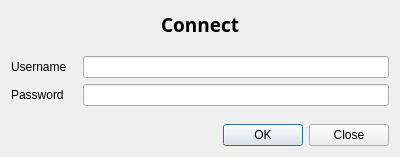
<?xml version="1.0" encoding="UTF-8"?>
<ui version="4.0">
 <class>Dialog</class>
 <widget class="QDialog" name="Dialog">
  <property name="geometry">
   <rect>
    <x>0</x>
    <y>0</y>
    <width>400</width>
    <height>148</height>
   </rect>
  </property>
  <property name="windowTitle">
   <string>Connect</string>
  </property>
  <layout class="QVBoxLayout" name="main_layout">
   <item>
    <widget class="QLabel" name="title_lbl">
     <property name="sizePolicy">
      <sizepolicy hsizetype="Preferred" vsizetype="Fixed">
       <horstretch>0</horstretch>
       <verstretch>0</verstretch>
      </sizepolicy>
     </property>
     <property name="font">
      <font>
       <family>Droid Sans</family>
       <pointsize>14</pointsize>
       <weight>75</weight>
       <bold>true</bold>
      </font>
     </property>
     <property name="text">
      <string>Connect</string>
     </property>
     <property name="alignment">
      <set>Qt::AlignCenter</set>
     </property>
    </widget>
   </item>
   <item>
    <spacer name="form_spacer">
     <property name="orientation">
      <enum>Qt::Vertical</enum>
     </property>
     <property name="sizeType">
      <enum>QSizePolicy::Fixed</enum>
     </property>
     <property name="sizeHint" stdset="0">
      <size>
       <width>20</width>
       <height>12</height>
      </size>
     </property>
    </spacer>
   </item>
   <item>
    <layout class="QFormLayout" name="form_layout">
     <property name="fieldGrowthPolicy">
      <enum>QFormLayout::AllNonFixedFieldsGrow</enum>
     </property>
     <property name="horizontalSpacing">
      <number>16</number>
     </property>
     <item row="0" column="0">
      <widget class="QLabel" name="username_lbl">
       <property name="text">
        <string>Username</string>
       </property>
      </widget>
     </item>
     <item row="0" column="1">
      <widget class="QLineEdit" name="username_txt">
       <property name="maximumSize">
        <size>
         <width>16777215</width>
         <height>16777215</height>
        </size>
       </property>
      </widget>
     </item>
     <item row="1" column="0">
      <widget class="QLabel" name="password_lbl">
       <property name="text">
        <string>Password</string>
       </property>
      </widget>
     </item>
     <item row="1" column="1">
      <widget class="QLineEdit" name="password_txt">
       <property name="echoMode">
        <enum>QLineEdit::Password</enum>
       </property>
      </widget>
     </item>
    </layout>
   </item>
   <item>
    <spacer name="btn_box_spacer">
     <property name="orientation">
      <enum>Qt::Vertical</enum>
     </property>
     <property name="sizeType">
      <enum>QSizePolicy::Fixed</enum>
     </property>
     <property name="sizeHint" stdset="0">
      <size>
       <width>20</width>
       <height>12</height>
      </size>
     </property>
    </spacer>
   </item>
   <item>
    <widget class="QDialogButtonBox" name="btn_box">
     <property name="orientation">
      <enum>Qt::Horizontal</enum>
     </property>
     <property name="standardButtons">
      <set>QDialogButtonBox::Close|QDialogButtonBox::Ok</set>
     </property>
    </widget>
   </item>
  </layout>
 </widget>
 <resources/>
 <connections>
  <connection>
   <sender>btn_box</sender>
   <signal>accepted()</signal>
   <receiver>Dialog</receiver>
   <slot>accept()</slot>
   <hints>
    <hint type="sourcelabel">
     <x>248</x>
     <y>254</y>
    </hint>
    <hint type="destinationlabel">
     <x>157</x>
     <y>274</y>
    </hint>
   </hints>
  </connection>
  <connection>
   <sender>btn_box</sender>
   <signal>rejected()</signal>
   <receiver>Dialog</receiver>
   <slot>reject()</slot>
   <hints>
    <hint type="sourcelabel">
     <x>316</x>
     <y>260</y>
    </hint>
    <hint type="destinationlabel">
     <x>286</x>
     <y>274</y>
    </hint>
   </hints>
  </connection>
 </connections>
</ui>
